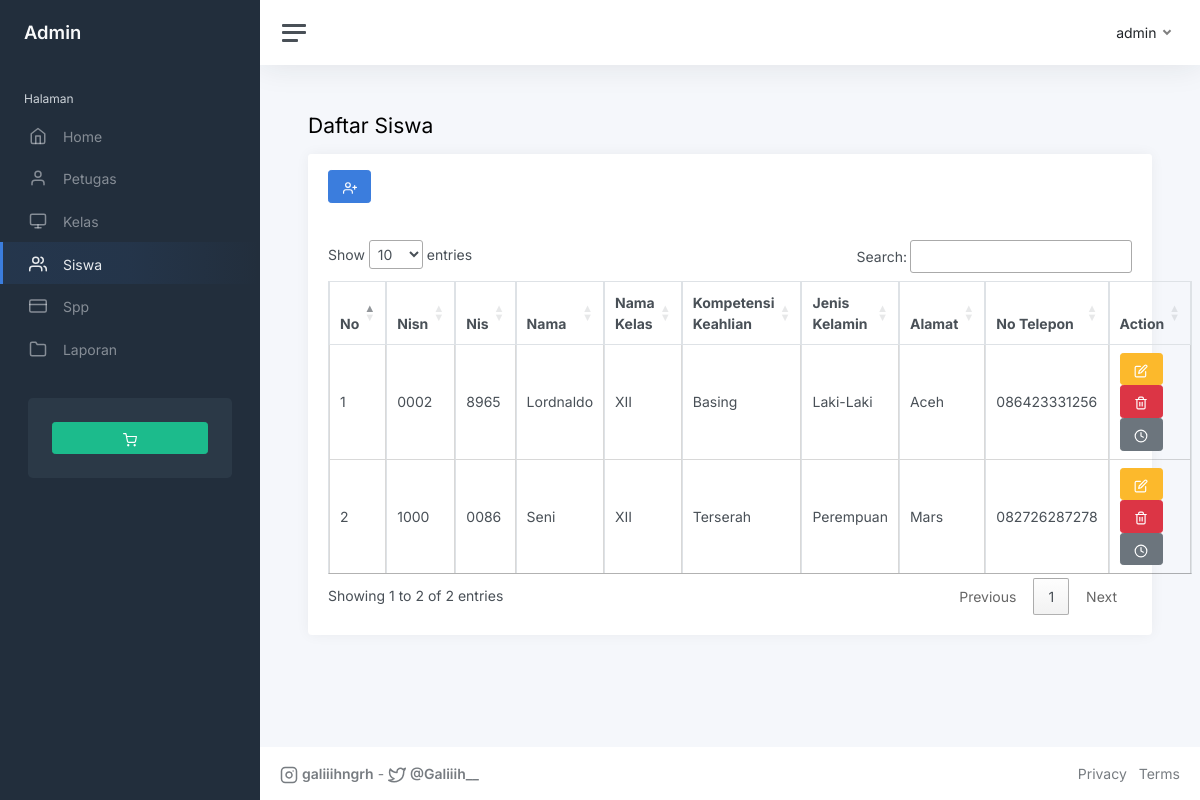
Screenshot of /index.php?page=siswa (signed in) with the database file from the repository.
### tables this page shows
CREATE TABLE `siswa` (
  `nisn` char(10) NOT NULL,
  `nis` char(8) NOT NULL,
  `nama` varchar(35) NOT NULL,
  `id_kelas` int(11) NOT NULL,
  `jenis_kelamin` varchar(10) NOT NULL,
  `alamat` text NOT NULL,
  `no_telp` varchar(13) NOT NULL,
  `password` varchar(32) NOT NULL
);

CREATE TABLE `kelas` (
  `id_kelas` int(11) NOT NULL,
  `nama_kelas` varchar(10) NOT NULL,
  `kompetensi_keahlian` varchar(50) NOT NULL
);

### siswa.php (the view, shortened to what this page needs)
<h1 class="h3 mb-3">Daftar Siswa</h1>
<div class="row">
    <div class="col-12">
        <div class="card flex-fill">
            <div class="card-header">
                <?php
                if (!empty($_SESSION['petugas']['level'] == 'admin')) {
                ?>
                    <button data-bs-toggle="modal" data-bs-target="#tambahsiswa" class="btn btn-primary"><i data-feather="user-plus"></i></button>
                <?php
                }
                ?>
            </div>
            <div class="card-body">
                <table class="table table-bordered table-stripped table-hover cell-border" id="siswa">
                    <thead>
                        <tr>
                            <th>No</th>
                            <th>Nisn</th>
                            <th>Nis</th>
                            <th>Nama</th>
                            <th>Nama Kelas</th>
                            <th>Kompetensi Keahlian</th>
                            <th>Jenis Kelamin</th>
                            <th>Alamat</th>
                            <th>No Telepon</th>
                            <th>Action</th>
                        </tr>
                    </thead>
                    <tbody>
                        <?php
                        $i = 1;
                        $query = mysqli_query($koneksi, "SELECT * FROM siswa INNER JOIN kelas ON siswa.id_kelas=kelas.id_kelas");
                        while ($data = mysqli_fetch_array($query)) {
                        ?>
                            <tr>
                                <td><?php echo $i; ?></td>
                                <td><?php echo $data['nisn']; ?></td>
                                <td><?php echo $data['nis']; ?></td>
                                <td><?php echo $data['nama']; ?></td>
                                <td><?php echo $data['nama_kelas']; ?></td>
                                <td><?php echo $data['kompetensi_keahlian']; ?></td>
                                <td><?php echo $data['jenis_kelamin']; ?></td>
                                <td><?php echo $data['alamat']; ?></td>
                                <td><?php echo $data['no_telp']; ?></td>
                                <td>
                                    <?php
                                    if (!empty($_SESSION['petugas']['level'] == 'admin')) {
                                    ?>
                                        <button data-bs-toggle="modal" data-bs-target="#editsiswa<?php echo $data['nisn']; ?>" class="btn btn-warning"><i data-feather="edit"></i></button>
                                        <button data-bs-toggle="modal" data-bs-target="#hapussiswa<?php echo $data['nisn']; ?>" class="btn btn-danger"><i data-feather="trash-2"></i></button>
                                        <a href="?page=history&nisn=<?php echo $data['nisn'] ?>" class="btn btn-secondary"><i data-feather="clock"></i></a>
                                    <?php
                                    } else {
                                    ?>
                                        <a href="?page=history&nisn=<?php echo $data['nisn'] ?>" class="btn btn-secondary"><i data-feather="clock"></i></a>
                                    <?php
                                    }
                                    ?>
                                </td>
                            </tr>
                        <?php
                            $i++;
                        }
                        ?>
                    </tbody>
                </table>
            </div>
        </div>
    </div>
</div>

### index.php (shortened to what this page needs)
<!DOCTYPE html>
<html lang="en">
<head>
    <link rel="stylesheet" href="https://cdnjs.cloudflare.com/ajax/libs/twitter-bootstrap/4.5.2/css/bootstrap.min.css" />
        <?php
        $page = isset($_GET['page']) ? $_GET['page'] : 'Dashboard';
        ?>
    <link rel="stylesheet" href="//cdn.datatables.net/1.13.6/css/jquery.dataTables.min.css">
    <link href="css/app.css" rel="stylesheet">
</head>
<body>
    <div class="wrapper">
        <nav id="sidebar" class="sidebar js-sidebar">
            <div class="sidebar-content js-simplebar">
                <a class="sidebar-brand" href="index.php">
                    <span class="align-middle">Admin</span>
                </a>
                <ul class="sidebar-nav">
                    <li class="sidebar-header">
                        Halaman
                    </li>
                    <?php
                    if (!empty($_SESSION['petugas']['level']) && !empty($_SESSION['petugas']['level'] == 'admin')) {
                    ?>
                        <li class="sidebar-item
					<?php
                        if (empty($_GET['page'])) {
                            echo 'active';
                        }
                    ?>
					">
                            <a class="sidebar-link" href="index.php">
                                <i class="align-middle" data-feather="home"></i> <span class="align-middle">Home</span>
                            </a>
                        </li>
                        <li class="sidebar-item
                    <?php
                        if ($page == 'petugas') {
                            echo 'active';
                        }
                    ?>
					">
                            <a class="sidebar-link" href="?page=petugas">
                                <i class="align-middle" data-feather="user"></i> <span class="align-middle">Petugas</span>
                            </a>
                        </li>
                        <li class="sidebar-item
					<?php
                        if ($page == 'kelas') {
                            echo 'active';
                        }
                    ?>
					">
                            <a class="sidebar-link" href="?page=kelas">
                                <i class="align-middle" data-feather="monitor"></i> <span class="align-middle">Kelas</span>
                            </a>
                        </li>
                        <li class="sidebar-item
					<?php
                        if ($page == 'siswa') {
                            echo 'active';
                        }
                    ?>
					">
                            <a class="sidebar-link" href="?page=siswa">
                                <i class="align-middle" data-feather="users"></i> <span class="align-middle">Siswa</span>
                            </a>
                        </li>
                        <li class="sidebar-item
					<?php
                        if ($page == 'spp') {
                            echo 'active';
                        }
                    ?>
					">
                            <a class="sidebar-link" href="?page=spp">
                                <i class="align-middle" data-feather="credit-card"></i> <span class="align-middle">Spp</span>
                            </a>
                        </li>
                        <li class="sidebar-item
					<?php
                        if ($page == 'laporan') {
                            echo 'active';
                        }
                    ?>
					">
                            <a class="sidebar-link" href="?page=laporan">
                                <i class="align-middle" data-feather="folder"></i> <span class="align-middle">Laporan</span>
                            </a>
                        </li>
                        <div class="sidebar-cta">
                            <div class="sidebar-cta-content">
                                <div class="d-grid">
                                    <button data-bs-toggle="modal" data-bs-target="#tambahpembayaran" class="btn btn-success"><i data-feather="shopping-cart"></i></button>
                                </div>
                            </div>
                        </div>
                        <?php
                    }
                    ?>
                </ul>
            </div>
        </nav>
        <div class="main">
            <nav class="navbar navbar-expand navbar-light navbar-bg">
                <a class="sidebar-toggle js-sidebar-toggle">
                    <i class="hamburger align-self-center"></i>
                </a>
                <div class="navbar-collapse collapse">
                    <ul class="navbar-nav navbar-align">
                        <li class="nav-item dropdown">
                            <a class="nav-link dropdown-toggle d-none d-sm-inline-block" href="#" data-bs-toggle="dropdown">
                                <span class="text-dark">
                                    <?php
                                    if (!empty($_SESSION['petugas']['level'])) {
                                        echo $_SESSION['petugas']['nama_petugas'];
                                    } else {
                                        echo $_SESSION['petugas']['nama'];
                                    }
                                    ?>
                                </span>
                            </a>
                        </li>
                    </ul>
                </div>
            </nav>
            <main class="content">
                <div class="container-fluid p-0">
                    <?php
                    $page = isset($_GET['page']) ? $_GET['page'] : 'dashboard';
                    include $page . '.php';
                    ?>
                </div>
            </main>
            <footer class="footer">
                <div class="container-fluid">
                    <div class="row text-muted">
                        <div class="col-6 text-start">
                            <p class="mb-0">
                                <a class="text-muted" href="https://instagram.com/galiiihngrh?igshid=MzRlODBiNWFIZA==/" target="_blank"><strong><i class="align-middle me-1" data-feather="instagram"></i>galiiihngrh</strong></a> -
                                <a class="text-muted" href="https://x.com/galiiih__?t=EaGXuDOsYyGg45TSId6dJA&s=09/" target="_blank"><strong><i class="align-middle me-1" data-feather="twitter"></i>@Galiiih__</strong></a>
                            </p>
                        </div>
                        <div class="col-6 text-end">
                            <ul class="list-inline">
                                <li class="list-inline-item">
                                    <a class="text-muted" href="https://adminkit.io/" target="_blank">Privacy</a>
                                </li>
                                <li class="list-inline-item">
                                    <a class="text-muted" href="https://adminkit.io/" target="_blank">Terms</a>
                                </li>
                            </ul>
                        </div>
                    </div>
                </div>
            </footer>
        </div>
    </div>
</body>
</html>

### rows the page displays
siswa: nisn "0002", nis "8965", nama "Lordnaldo", id_kelas.nama_kelas "XII", id_kelas.kompetensi_keahlian "Basing", jenis_kelamin "Laki-Laki", alamat "Aceh", no_telp "086423331256"
siswa: nisn "1000", nis "0086", nama "Seni", id_kelas.nama_kelas "XII", id_kelas.kompetensi_keahlian "Terserah", jenis_kelamin "Perempuan", alamat "Mars", no_telp "082726287278"

### other values shown
$_SESSION['petugas']['nama_petugas'] "admin"
